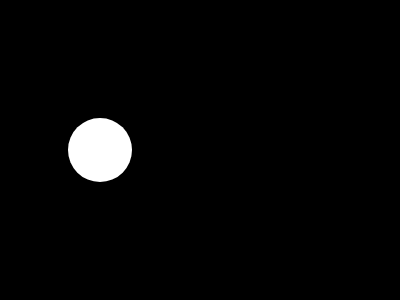
Frame 1 (no input)
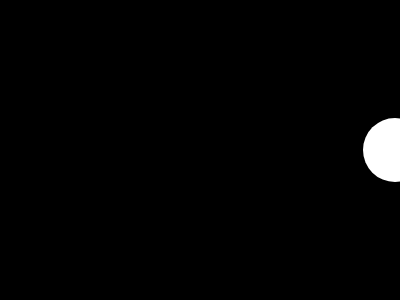
Frame 60 (no input)
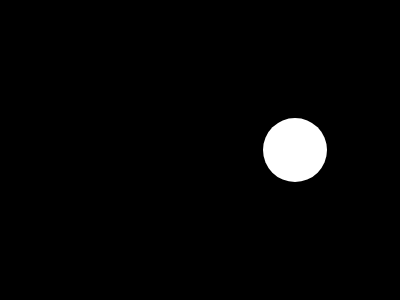
Frame 120 (the mouse pressed at the canvas centre since frame 60)

The p5.js sketch that drew these frames (run headless with seeded random() and noise() and a simulated clock; from frame 60 on, the mouse is pressed at the canvas centre):

// p5.js sketch
// ── sketch.js
//flow /variables
//code  programing witth p5.js

let circleX = 100;

function setup() {
    createCanvas(400, 300);
}

function mousePressed() {
   circleX = 0; 
}

function draw() {
    background(0)
    noStroke();
    fill(255);
    circle(circleX, 150, 64);
    circleX = circleX + 5 ;
}
